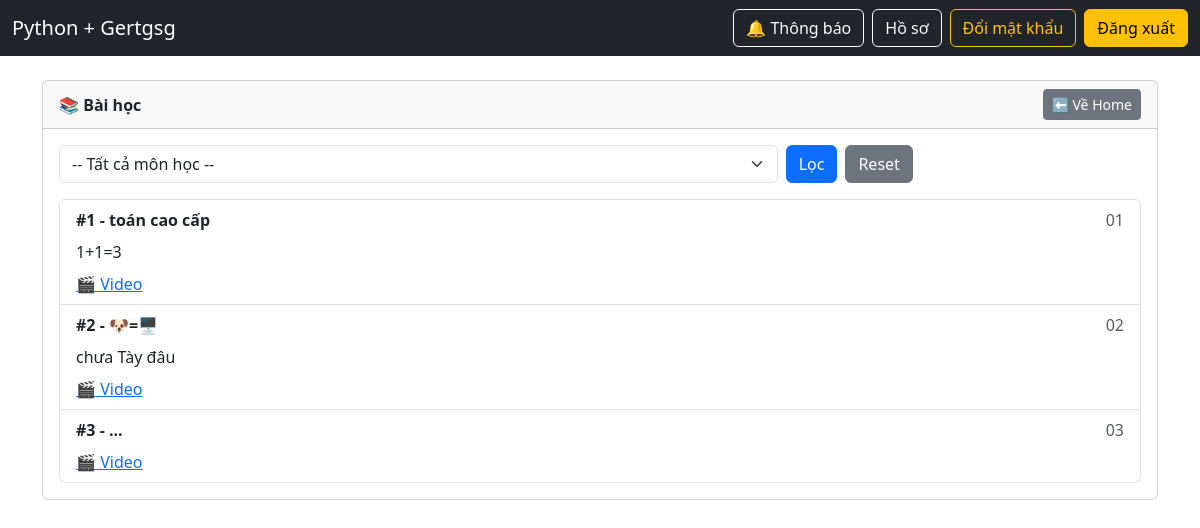
The app's page /student/lessons (signed in) with its own data.
### models.py (models this page shows, shortened)
class Lesson(db.Model):
    __tablename__ = "lessons"
    id = db.Column(db.Integer, primary_key=True)
    subject_id = db.Column(
        db.Integer,
        db.ForeignKey("subjects.id", ondelete="CASCADE"),
        nullable=False,
        index=True,
    )
    title = db.Column(db.String(255), nullable=False)
    content = db.Column(db.Text, nullable=True)
    video_url = db.Column(db.String(500), nullable=True)
    order_no = db.Column(db.Integer, nullable=False, default=1)
    subject = db.relationship("Subject", backref=db.backref("lessons", lazy=True))

class Subject(db.Model):
    __tablename__ = "subjects"
    id = db.Column(db.Integer, primary_key=True, autoincrement=True)
    code = db.Column(db.String(50), unique=True, nullable=False, index=True)
    name = db.Column(db.String(255), nullable=False, index=True)
    credits = db.Column(db.Integer, nullable=False, default=3)
    description = db.Column(db.Text, nullable=True)

### student_routes.py (the view)
@student_bp.get("/lessons")
@login_required
@roles_required("student", "admin", "manager")
def student_lessons():
    subject_id = request.args.get("subject_id", type=int)
    subjects = Subject.query.order_by(Subject.name.asc()).all()
    query = Lesson.query
    if subject_id:
        query = query.filter(Lesson.subject_id == subject_id)
    lessons = query.order_by(Lesson.subject_id.asc(), Lesson.order_no.asc()).all()
    return render_template(
        "student/lessons.html",
        lessons=lessons,
        subjects=subjects,
        subject_id=subject_id
    )

### app.py (called while the page is built)
@app.context_processor
def inject_csrf():
    def form_csrf_token():
        return Markup(f'<input type="hidden" name="csrf_token" value="{generate_csrf()}">')
    return dict(form_csrf_token=form_csrf_token)

@login_manager.user_loader
def load_user(user_id: str):
    try:
        return Student.query.get(int(user_id))
    except Exception:
        return None

@app.context_processor
def inject_noti_count():
    if current_user.is_authenticated:
        count = Notification.query.filter_by(user_id=current_user.id, is_read=False).count()
        return {"noti_unread_count": count}
    return {"noti_unread_count": 0}

### auth.py (called while the page is built)
def roles_required(*roles):
    def decorator(fn):
        @wraps(fn)
        def wrapper(*args, **kwargs):
            if not current_user.is_authenticated:
                abort(401)
            user_role = (getattr(current_user, "role", "") or "").strip().lower()
            if user_role not in [r.lower() for r in roles]:
                abort(403)
            return fn(*args, **kwargs)
        return wrapper
    return decorator

### templates/student/lessons.html (shortened to what this page needs)
{% extends "base.html" %}
{% set title="Bài học" %}
{% block content %}
<div class="card">
  <div class="card-header d-flex justify-content-between align-items-center">
    <b>📚 Bài học</b>
    <a class="btn btn-secondary btn-sm" href="{{ url_for('student.student_home') }}">⬅ Về Home</a>
  </div>
  <div class="card-body">
    <form class="row g-2 mb-3" method="GET">
      <div class="col-md-8">
        <select class="form-select" name="subject_id">
          <option value="">-- Tất cả môn học --</option>
        </select>
      </div>
      <div class="col-md-4 d-flex gap-2">
        <button class="btn btn-primary">Lọc</button>
        <a class="btn btn-secondary" href="{{ url_for('student.student_lessons') }}">Reset</a>
      </div>
    </form>
    <div class="list-group">
      {% for l in lessons %}
        <div class="list-group-item">
          <div class="d-flex justify-content-between">
            <b>#{{ l.order_no }} - {{ l.title }}</b>
            <span class="text-muted">{{ l.subject.code }}</span>
          </div>
          {% if l.content %}
            <div class="mt-2">{{ l.content }}</div>
          {% endif %}
          {% if l.video_url %}
            <div class="mt-2">
              <a href="{{ l.video_url }}" target="_blank">🎬 Video</a>
            </div>
          {% endif %}
        </div>
      {% endfor %}
    </div>
  </div>
</div>
{% endblock %}

### records on screen
Lesson: order_no "1", title "toán cao cấp", subject.code "01", content "1+1=3"
Lesson: order_no "2", title "🐶=🖥️", subject.code "02", content "chưa Tày đâu"
Lesson: order_no "3", title "...", subject.code "03"
